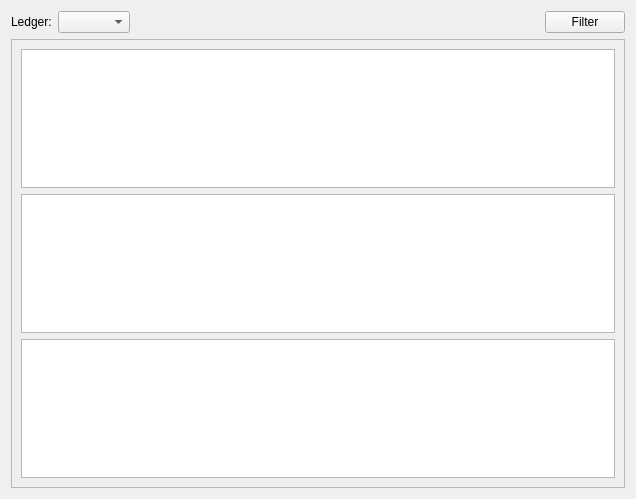
<?xml version="1.0" encoding="UTF-8"?>
<ui version="4.0">
 <class>SummaryLayout</class>
 <widget class="QWidget" name="SummaryLayout">
  <property name="geometry">
   <rect>
    <x>0</x>
    <y>0</y>
    <width>636</width>
    <height>499</height>
   </rect>
  </property>
  <property name="windowTitle">
   <string>Summary Window</string>
  </property>
  <layout class="QVBoxLayout" name="verticalLayout">
   <item>
    <layout class="QHBoxLayout" name="horizontalLayout">
     <item>
      <widget class="QLabel" name="label">
       <property name="text">
        <string>Ledger:</string>
       </property>
      </widget>
     </item>
     <item>
      <widget class="QComboBox" name="ledgerEdit"/>
     </item>
     <item>
      <spacer name="horizontalSpacer">
       <property name="orientation">
        <enum>Qt::Horizontal</enum>
       </property>
       <property name="sizeHint" stdset="0">
        <size>
         <width>40</width>
         <height>20</height>
        </size>
       </property>
      </spacer>
     </item>
     <item>
      <widget class="QPushButton" name="filterButton">
       <property name="text">
        <string>Filter</string>
       </property>
      </widget>
     </item>
    </layout>
   </item>
   <item>
    <widget class="QScrollArea" name="scrollArea">
     <property name="widgetResizable">
      <bool>true</bool>
     </property>
     <widget class="QWidget" name="scrollAreaWidgetContents">
      <property name="geometry">
       <rect>
        <x>0</x>
        <y>0</y>
        <width>616</width>
        <height>443</height>
       </rect>
      </property>
      <layout class="QVBoxLayout" name="verticalLayout_2">
       <item>
        <widget class="QTableView" name="tableView_1">
         <property name="sizePolicy">
          <sizepolicy hsizetype="Expanding" vsizetype="Minimum">
           <horstretch>0</horstretch>
           <verstretch>0</verstretch>
          </sizepolicy>
         </property>
         <property name="minimumSize">
          <size>
           <width>0</width>
           <height>0</height>
          </size>
         </property>
         <property name="verticalScrollBarPolicy">
          <enum>Qt::ScrollBarAsNeeded</enum>
         </property>
         <property name="sizeAdjustPolicy">
          <enum>QAbstractScrollArea::AdjustToContents</enum>
         </property>
         <property name="autoScroll">
          <bool>false</bool>
         </property>
         <property name="editTriggers">
          <set>QAbstractItemView::NoEditTriggers</set>
         </property>
         <property name="alternatingRowColors">
          <bool>true</bool>
         </property>
         <property name="selectionMode">
          <enum>QAbstractItemView::NoSelection</enum>
         </property>
         <property name="selectionBehavior">
          <enum>QAbstractItemView::SelectRows</enum>
         </property>
        </widget>
       </item>
       <item>
        <widget class="QTableView" name="tableView_2">
         <property name="sizePolicy">
          <sizepolicy hsizetype="Expanding" vsizetype="Minimum">
           <horstretch>0</horstretch>
           <verstretch>0</verstretch>
          </sizepolicy>
         </property>
         <property name="minimumSize">
          <size>
           <width>0</width>
           <height>0</height>
          </size>
         </property>
         <property name="sizeAdjustPolicy">
          <enum>QAbstractScrollArea::AdjustToContents</enum>
         </property>
         <property name="autoScroll">
          <bool>false</bool>
         </property>
         <property name="editTriggers">
          <set>QAbstractItemView::NoEditTriggers</set>
         </property>
         <property name="alternatingRowColors">
          <bool>true</bool>
         </property>
         <property name="selectionMode">
          <enum>QAbstractItemView::NoSelection</enum>
         </property>
         <property name="selectionBehavior">
          <enum>QAbstractItemView::SelectRows</enum>
         </property>
        </widget>
       </item>
       <item>
        <widget class="QTableView" name="tableView_3">
         <property name="sizePolicy">
          <sizepolicy hsizetype="Expanding" vsizetype="Minimum">
           <horstretch>0</horstretch>
           <verstretch>0</verstretch>
          </sizepolicy>
         </property>
         <property name="minimumSize">
          <size>
           <width>0</width>
           <height>0</height>
          </size>
         </property>
         <property name="verticalScrollBarPolicy">
          <enum>Qt::ScrollBarAsNeeded</enum>
         </property>
         <property name="sizeAdjustPolicy">
          <enum>QAbstractScrollArea::AdjustToContents</enum>
         </property>
         <property name="autoScroll">
          <bool>false</bool>
         </property>
         <property name="editTriggers">
          <set>QAbstractItemView::NoEditTriggers</set>
         </property>
         <property name="alternatingRowColors">
          <bool>true</bool>
         </property>
         <property name="selectionMode">
          <enum>QAbstractItemView::NoSelection</enum>
         </property>
         <property name="selectionBehavior">
          <enum>QAbstractItemView::SelectRows</enum>
         </property>
        </widget>
       </item>
      </layout>
     </widget>
    </widget>
   </item>
  </layout>
 </widget>
 <resources/>
 <connections/>
</ui>
